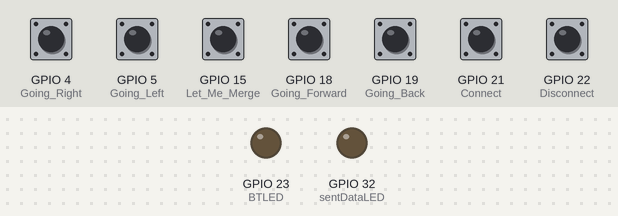
This sketch was run on a simulated ESP32. Parts: output pins drawn as LEDs (lit = HIGH). Dashed ring = blinking. The test bench sets the inputs (shaded band); at power-on: GPIO 4 (Going_Right), GPIO 5 (Going_Left), GPIO 15 (Let_Me_Merge), GPIO 18 (Going_Forward), GPIO 19 (Going_Back), GPIO 21 (Connect), GPIO 22 (Disconnect) HIGH. Nothing arrives over Bluetooth unless stated; a phone connects over Bluetooth LE 3 s after start.

Above: at 1.2 s.
1.3 s: GPIO 21 (Connect) pulled LOW for 0.15 s
At 4.39 s:
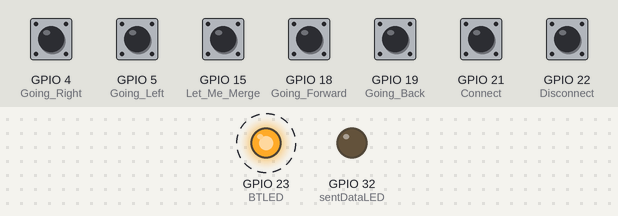
4.4 s: GPIO 4 (Going_Right) pulled LOW for 1 s
At 6.1 s:
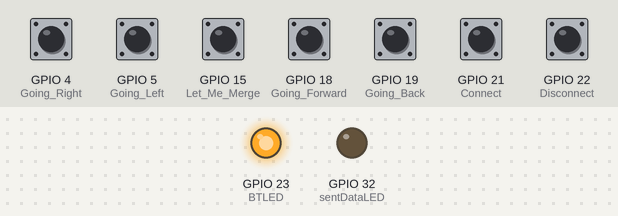
6.9 s: GPIO 5 (Going_Left) pulled LOW for 1 s
At 7.63 s:
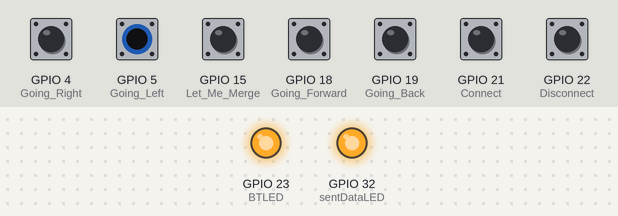
Timing chart, 0 to 9.9 s (numbered marks = the images above; inputs shaded):
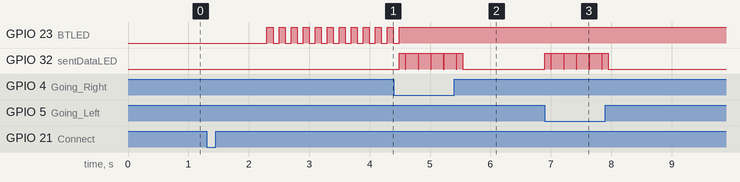

Measured:
- after the input at 1.3 s, GPIO 23 (BTLED): alternates HIGH for 0.10 s and LOW for 0.10 s, starting after 1.0 s
- after the input at 4.4 s, GPIO 32 (sentDataLED): goes HIGH 0.10 s, 4 × (LOW 0.01 s, HIGH 0.20 s), LOW 0.01 s, HIGH 0.10 s, then LOW, starting after 0.09 s
- after the input at 6.9 s, GPIO 32 (sentDataLED): goes HIGH 0.10 s, 4 × (LOW 0.01 s, HIGH 0.20 s), LOW 0.01 s, HIGH 0.10 s, then LOW, starting at once

The sketch:

ESP32BT.ino
```cpp
#include <ArduinoBLE.h>

int connection = 0;
int advertised = 0;
BLEService crService("99a1f7e6-2827-4ac4-8130-c58416fdac68");
BLEStringCharacteristic crCharacteristic("10b4b19c-d0f2-4571-9363-6c52986587df", BLERead | BLEWrite | BLENotify, 20);

void setup() {
  Serial.begin(9600);
  setupButtons();
  createBluetooth();
}

void loop() {
  if(digitalRead(21) == LOW){
    if(advertised) {
      stopSearch();
    } else {
      searchConnection();
    }
  } else if(connection){
    searchBTLED();
    BLEDevice central = BLE.central();
    if (central) {
      // Serial.println("Connected to:" + central.address());
      onBTLED();
      while (central.connected()) {
        if (digitalRead(15) == LOW) {
          crCharacteristic.writeValue("start");
          confirmDataSent();
        } else if(digitalRead(4) == LOW){
          crCharacteristic.writeValue("stop");
          confirmDataSent();
        } else if(digitalRead(5) == LOW){
          crCharacteristic.writeValue("turn on");
          confirmDataSent();
        } else if(digitalRead(18) == LOW){
          crCharacteristic.writeValue("Forward");
          confirmDataSent();
        } else if(digitalRead(19) == LOW){
          crCharacteristic.writeValue("Backward");
          confirmDataSent();
        } else if(digitalRead(22) == LOW){
          disconnectBluetooth();
        }
      }
      // Serial.println("Disconnected from Device: " + String(central.address()));
      offBTLED();
      connection = 0;
      advertised = 0;
    }
  }
}
```

Functionality.ino
```cpp
void setupButtons() {
  pinMode(15, INPUT_PULLUP); // Let Me Merge
  pinMode(4, INPUT_PULLUP); // Going Right
  pinMode(5, INPUT_PULLUP); // Going Left
  pinMode(18, INPUT_PULLUP); // Going Forward
  pinMode(19, INPUT_PULLUP); // Going Back
  pinMode(21, INPUT_PULLUP); // Connect
  pinMode(22, INPUT_PULLUP); // Disconnect
  pinMode(23, OUTPUT); // BTLED
  pinMode(32, OUTPUT); // sentDataLED
}

void createBluetooth() {
  if (!BLE.begin()) {
    // Serial.println("Starting BLE failed!");
    while (1);
  }
  BLE.setLocalName("CountryRoadsController");
  BLE.setAppearance(0x06);
  BLE.setAdvertisedService(crService);
  crService.addCharacteristic(crCharacteristic);
  BLE.addService(crService);
}

void searchConnection() {
  BLE.advertise();
  // Serial.println("Searching for Connection");
  connection = 1;
  advertised = 1;
  delay(1000);
}

void disconnectBluetooth() {
  BLE.disconnect();
  BLE.stopAdvertise();
  // Serial.println("Disconnecting");
  connection = 0;
}

void searchBTLED() {
  digitalWrite(23, HIGH);
  delay(100);
  digitalWrite(23, LOW);
  delay(99);
}

void onBTLED() {
  digitalWrite(23, HIGH);
}

void offBTLED(){
  digitalWrite(23, LOW);
}

void stopSearch(){
  advertised = 0;
  connection = 0;
  BLE.stopAdvertise();
  // Serial.println("Stopped Searching");
  delay(1000);
}

void confirmDataSent(){
  digitalWrite(32, HIGH);
  delay(100);
  digitalWrite(32, LOW);
  delay(10);
  digitalWrite(32, HIGH);
  delay(100);
  digitalWrite(32, LOW);
}
```
